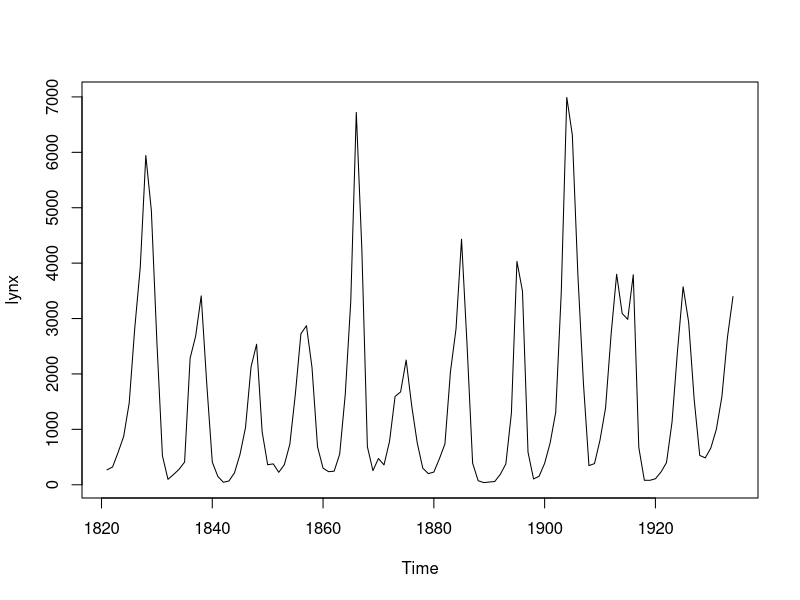

Recreate this plot in R.
# Statistical Background for Time Series Anaysis and Forecasting

# Lynx Data ###
lynx
time(lynx)
length(lynx)
tail(lynx)
mean(lynx)
median(lynx)
plot(lynx)
